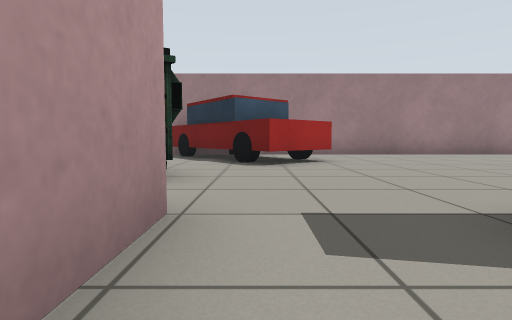
view 1 (above)

24 first-person views from a walk through a Gazebo world. The camera is 0.5 m above the floor, tilts 4° down and sees 80° across. Floor lines are 1 m apart. The floor is counted in squares, 1 m on a side. Each view is taken from the middle of a square. On the plan, view 1 faces up. The plan holds only what a view shows up to about 9 squares ahead; the rest is blank. The place goes on beyond the plan. Robots are left out. Simple shapes stand in for some stock models. Some surface patterns are stand-ins.

view 2
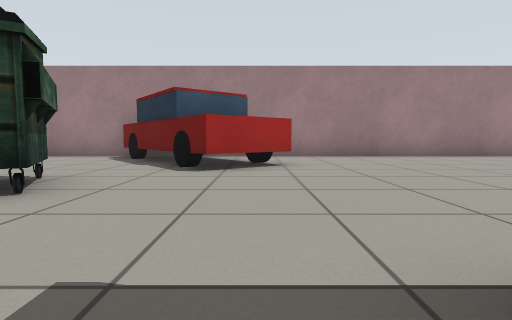

view 3
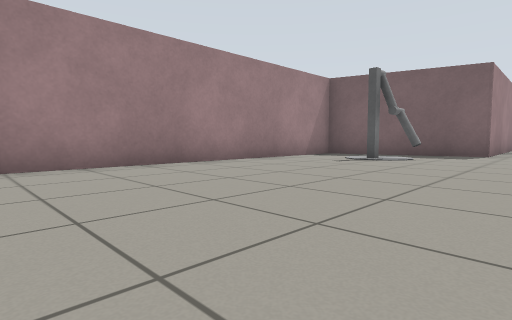

view 4
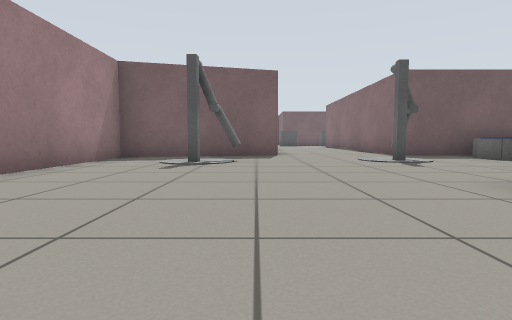

view 5
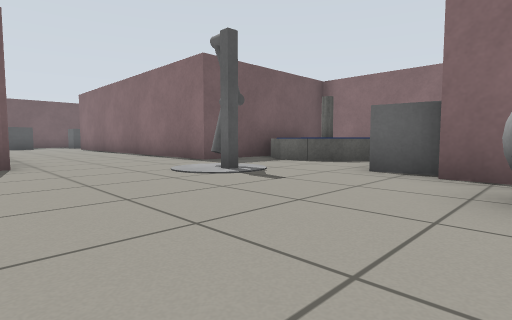

view 6
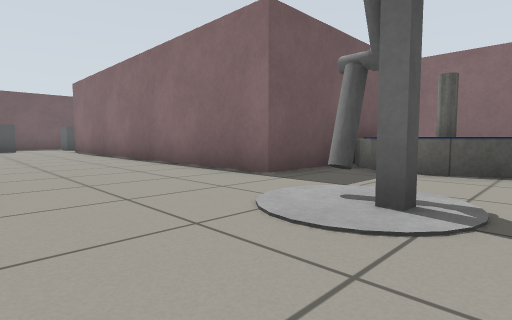

view 7
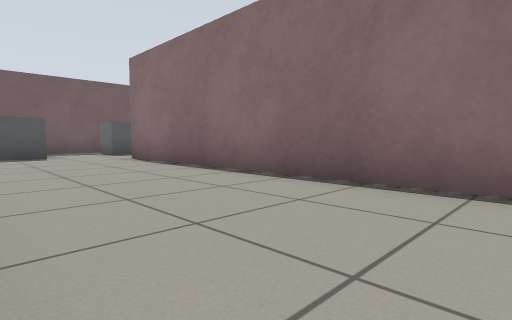

view 8
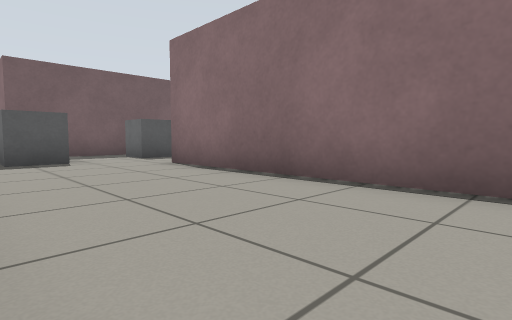

view 9
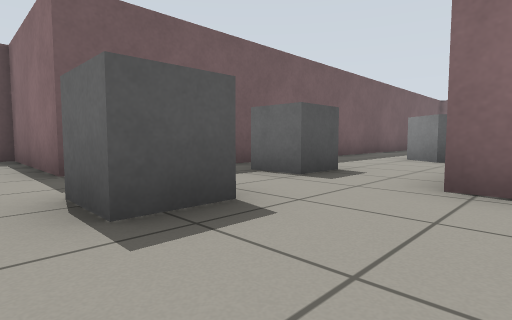

view 10
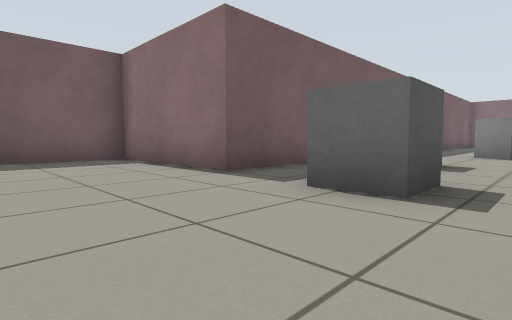

view 11
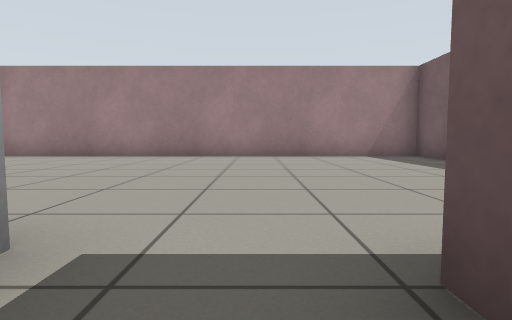

view 12
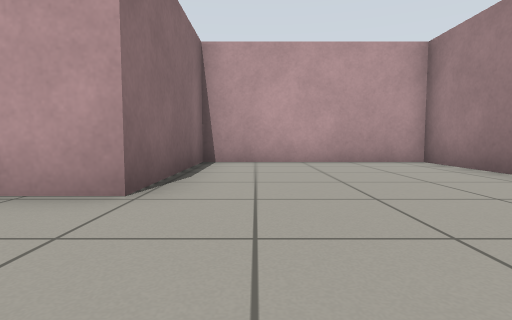

view 13
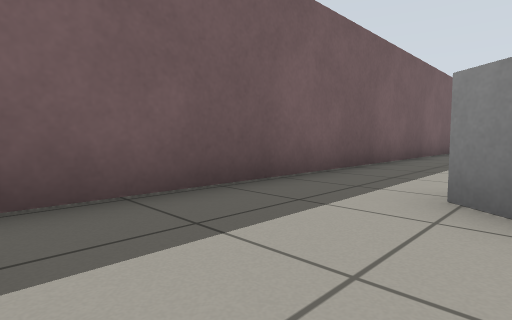

view 14
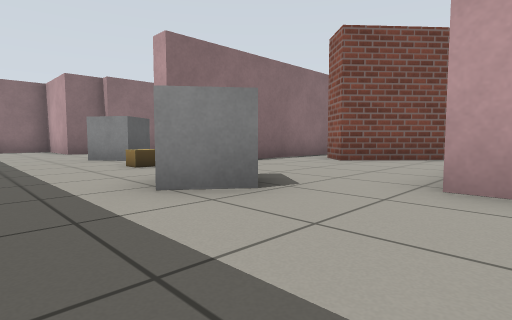

view 15
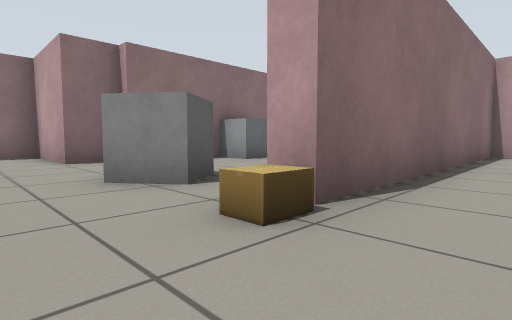

view 16
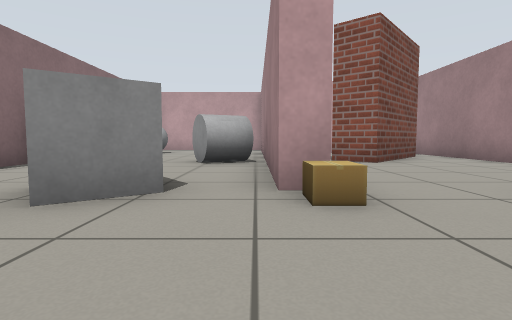

view 17
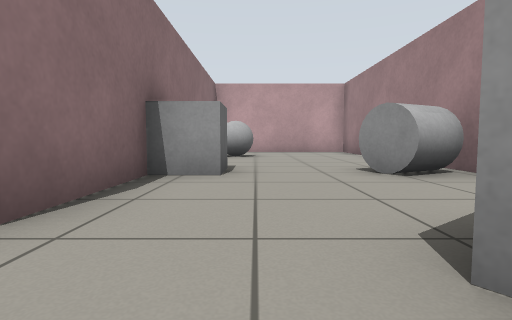

view 18
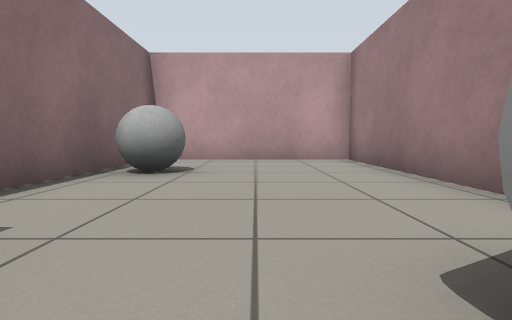

view 19
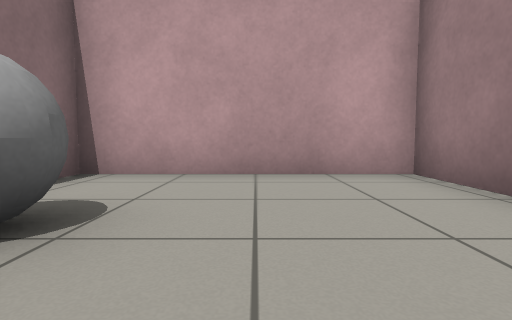

view 20
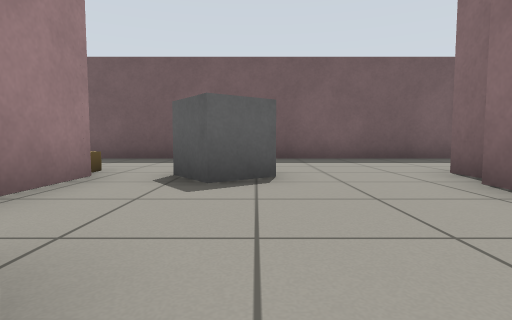

view 21
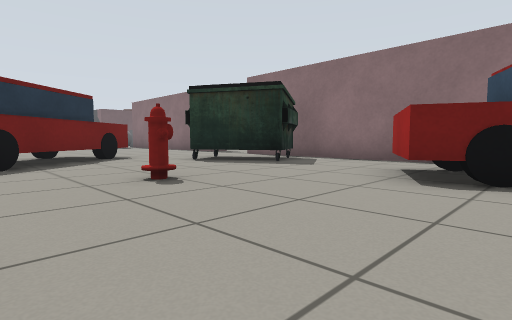

view 22
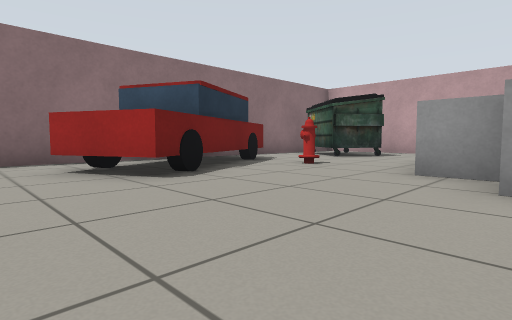

view 23
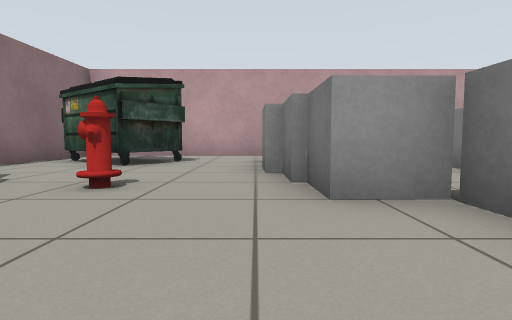

view 24
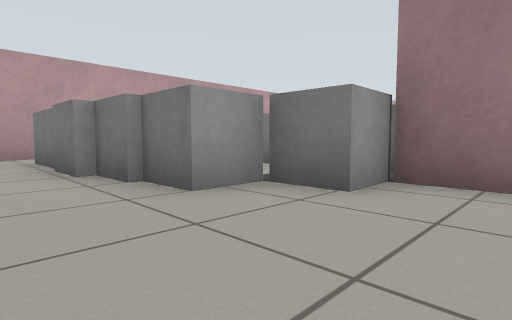

### Floor plan
Key: @ floor where view 1 was taken; # wall or solid block; . floor; C car; U dumpster; F fountain; B grey ball; G grey box; R brick block; A cardboard box; E grey cylinder; H fire hydrant; O other object.
Columns run from 16 left of view 1 to 31 right of it. Each row starts with its distance up from view 1.
 12       G                            #############
 11    GGGGG                           #............
 10 #   ...G######CC##############     #............
  9 #    .GG......C  ............#     #............
  8 # GGGGG........CC.............#    #...........
  7 #.GGG.......H..CCC..........O.#    #####.......
  6 #...............CC............###      #........
  5 #.UU..H.CC....U.................................
  4 #U U..CCCCC.UUUU.........................GG.####
  3 # U..C  C....U .....    B...O...............#
  2 ################...     ....................#
  1                #..      ##G...###########.G.#
  0                 @          .FF#        ##...#
 -1                            FFF#   ######....#
 -2                               #    R.....O..#
 -3                               #    RRR..OO..#
 -4                           ####      R.......#
 -5                                 #.......AA..#
 -6                              ############...#
 -7                              #......EE..G...#
 -8                              #..........GG..#
 -9                              #..BB..........#
-10                              #..B...GG......#
-11                              ############...#
-12                                         #...#

Positions as (right, up) in squares from view 1, and headings:
1: (0, 0), facing up
2: (1, 1), facing up
3: (4, 4), facing up-right
4: (5, 6), facing right
5: (8, 6), facing down-right
6: (11, 5), facing down-right
7: (16, 5), facing down-right
8: (18, 5), facing down-right
9: (23, 5), facing down-right
10: (24, 7), facing down-right
11: (27, 3), facing up
12: (26, 8), facing left
13: (25, 0), facing down-right
14: (27, 0), facing down-left
15: (26, -4), facing down-left
16: (27, -6), facing left
17: (25, -9), facing left
18: (21, -8), facing left
19: (18, -8), facing left
20: (20, -8), facing right
21: (-8, 9), facing down-right
22: (-5, 9), facing down-left
23: (-7, 7), facing left
24: (-7, 6), facing up-left
